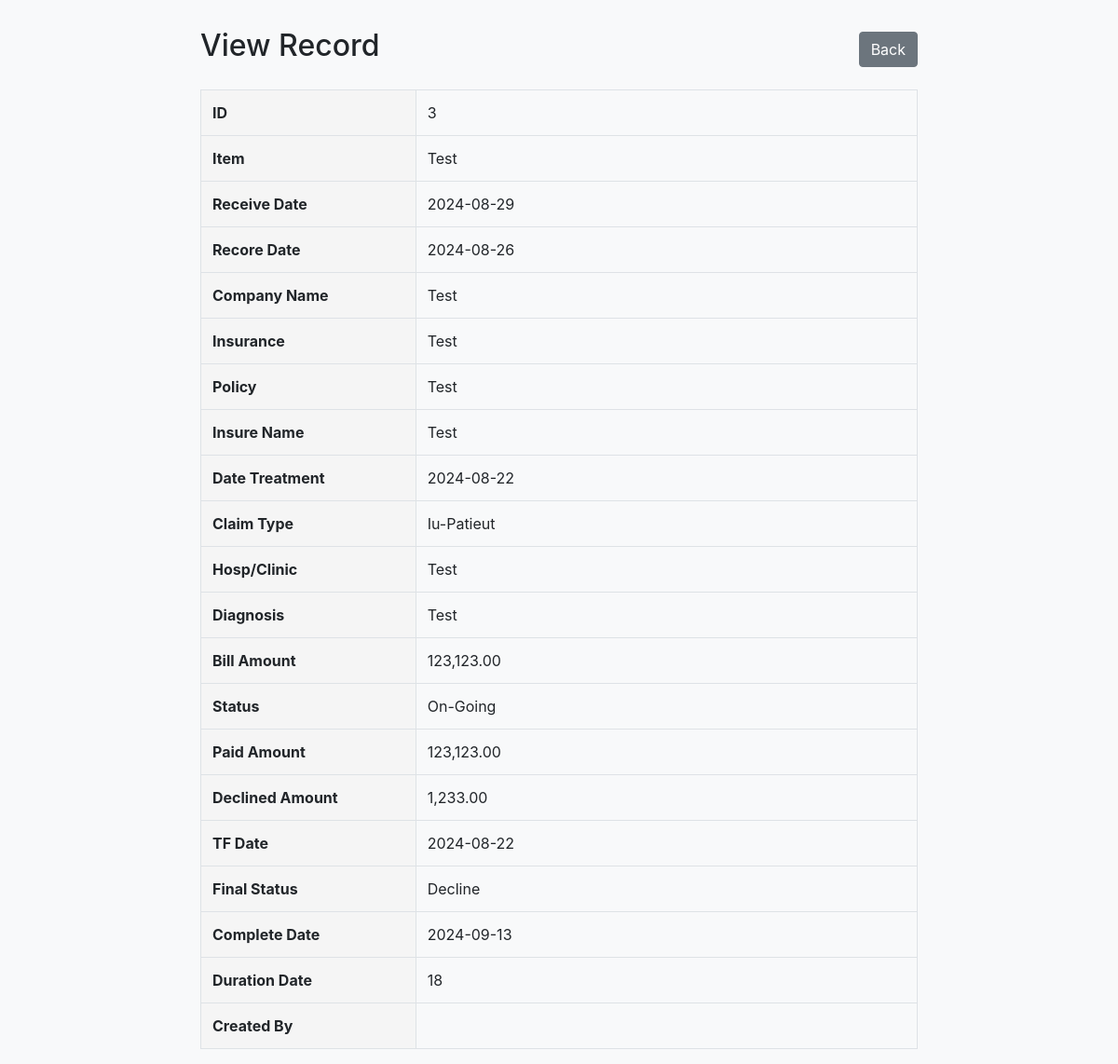
The app's page /clamdb/view_clam.php?id=3 with its own data.
### tables this page shows
CREATE TABLE `claims` (
  `id` int(11) NOT NULL,
  `item` varchar(255) NOT NULL,
  `receive_date` date DEFAULT NULL,
  `recore_date` date DEFAULT NULL,
  `company_name` varchar(255) DEFAULT NULL,
  `insurance` varchar(255) DEFAULT NULL,
  `policy` varchar(255) DEFAULT NULL,
  `insure_name` varchar(255) DEFAULT NULL,
  `date_treatment` date DEFAULT NULL,
  `claim_type` varchar(255) DEFAULT NULL,
  `hosp_clinic` varchar(255) DEFAULT NULL,
  `diagnosis` text DEFAULT NULL,
  `bill_amount` decimal(10,2) DEFAULT NULL,
  `remark` text DEFAULT NULL,
  `status` varchar(255) DEFAULT NULL,
  `paid_amount` decimal(10,2) DEFAULT NULL,
  `declined_amount` decimal(10,2) DEFAULT NULL,
  `tf_date` date DEFAULT NULL,
  `final_status` varchar(255) DEFAULT NULL,
  `complete_date` date DEFAULT NULL,
  `duration_date` int(11) DEFAULT NULL,
  `created_by` varchar(255) DEFAULT NULL,
  `created_at` datetime DEFAULT current_timestamp()
);

### clamdb/view_clam.php (the view, shortened to what this page needs)
<?php
require '../db.php';
if (isset($_GET['id'])) {
    $id = $_GET['id'];
    $sql = "SELECT * FROM claims WHERE id = :id";
    $stmt = $conn->prepare($sql);
    $stmt->bindParam(':id', $id, PDO::PARAM_INT);
    $stmt->execute();
    $claim = $stmt->fetch(PDO::FETCH_ASSOC);
} else {
    echo "Invalid request.";
    exit();
}
?>
<!DOCTYPE html>
<html lang="en">
<head>
    <link rel="stylesheet" href="https://stackpath.bootstrapcdn.com/bootstrap/4.5.2/css/bootstrap.min.css">
</head>
<body>
    <div class="container">
        <div class="header-container">
            <h2>View Record</h2>
            <a href="indexclam.php" class="btn btn-secondary">Back</a>
        </div>
        <table class="table table-bordered">
        <tr>
                <th>ID</th>
                <td><?= htmlspecialchars($claim['id']) ?></td>
            </tr>
            <tr>
                <th>Item</th>
                <td><?= htmlspecialchars($claim['item']) ?></td>
            </tr>
            <tr>
                <th>Receive Date</th>
                <td><?= htmlspecialchars($claim['receive_date']) ?></td>
            </tr>
            <tr>
                <th>Recore Date</th>
                <td><?= htmlspecialchars($claim['recore_date']) ?></td>
            </tr>
            <tr>
                <th>Company Name</th>
                <td><?= htmlspecialchars($claim['company_name']) ?></td>
            </tr>
            <tr>
                <th>Insurance</th>
                <td><?= htmlspecialchars($claim['insurance']) ?></td>
            </tr>
            <tr>
                <th>Policy</th>
                <td><?= htmlspecialchars($claim['policy']) ?></td>
            </tr>
            <tr>
                <th>Insure Name</th>
                <td><?= htmlspecialchars($claim['insure_name']) ?></td>
            </tr>
            <tr>
                <th>Date Treatment</th>
                <td><?= htmlspecialchars($claim['date_treatment']) ?></td>
            </tr>
            <tr>
                <th>Claim Type</th>
                <td><?= htmlspecialchars($claim['claim_type']) ?></td>
            </tr>
            <tr>
                <th>Hosp/Clinic</th>
                <td><?= htmlspecialchars($claim['hosp_clinic']) ?></td>
            </tr>
            <tr>
                <th>Diagnosis</th>
                <td><?= htmlspecialchars($claim['diagnosis']) ?></td>
            </tr>
            <tr>
                <th>Bill Amount</th>
                <td><?= number_format($claim['bill_amount'], 2) ?></td>
            </tr>
            <tr>
                <th>Status</th>
                <td><?= htmlspecialchars($claim['status']) ?></td>
            </tr>
            <tr>
                <th>Paid Amount</th>
                <td><?= number_format($claim['paid_amount'], 2) ?></td>
            </tr>
            <tr>
                <th>Declined Amount</th>
                <td><?= number_format($claim['declined_amount'], 2) ?></td>
            </tr>
            <tr>
                <th>TF Date</th>
                <td><?= htmlspecialchars($claim['tf_date']) ?></td>
            </tr>
            <tr>
                <th>Final Status</th>
                <td><?= htmlspecialchars($claim['final_status']) ?></td>
            </tr>
            <tr>
                <th>Complete Date</th>
                <td><?= htmlspecialchars($claim['complete_date']) ?></td>
            </tr>
            <tr>
                <th>Duration Date</th>
                <td><?= htmlspecialchars($claim['duration_date']) ?></td>
            </tr>
            <tr>
                <th>Created By</th>
                <td><?= htmlspecialchars($claim['created_by']) ?></td>
            </tr>
        </table>
    </div>
</body>
</html>

### clamdb/view_clam.php (style rules this page uses)
body { background-color: #f8f9fa; }
.container { margin-top: 30px; max-width: 800px; }
.table th { width: 30%; background-color: #f5f5f5; }
.header-container { display: flex; justify-content: space-between; align-items: center; margin-bottom: 20px; }

### records on screen
claims: id "3", item "Test", receive_date "2024-08-29", recore_date "2024-08-26", company_name "Test", insurance "Test", policy "Test", insure_name "Test", date_treatment "2024-08-22", claim_type "Iu-Patieut", hosp_clinic "Test", diagnosis "Test", bill_amount "123,123.00", status "On-Going", paid_amount "123,123.00", declined_amount "1,233.00", tf_date "2024-08-22", final_status "Decline", complete_date "2024-09-13", duration_date "18"
